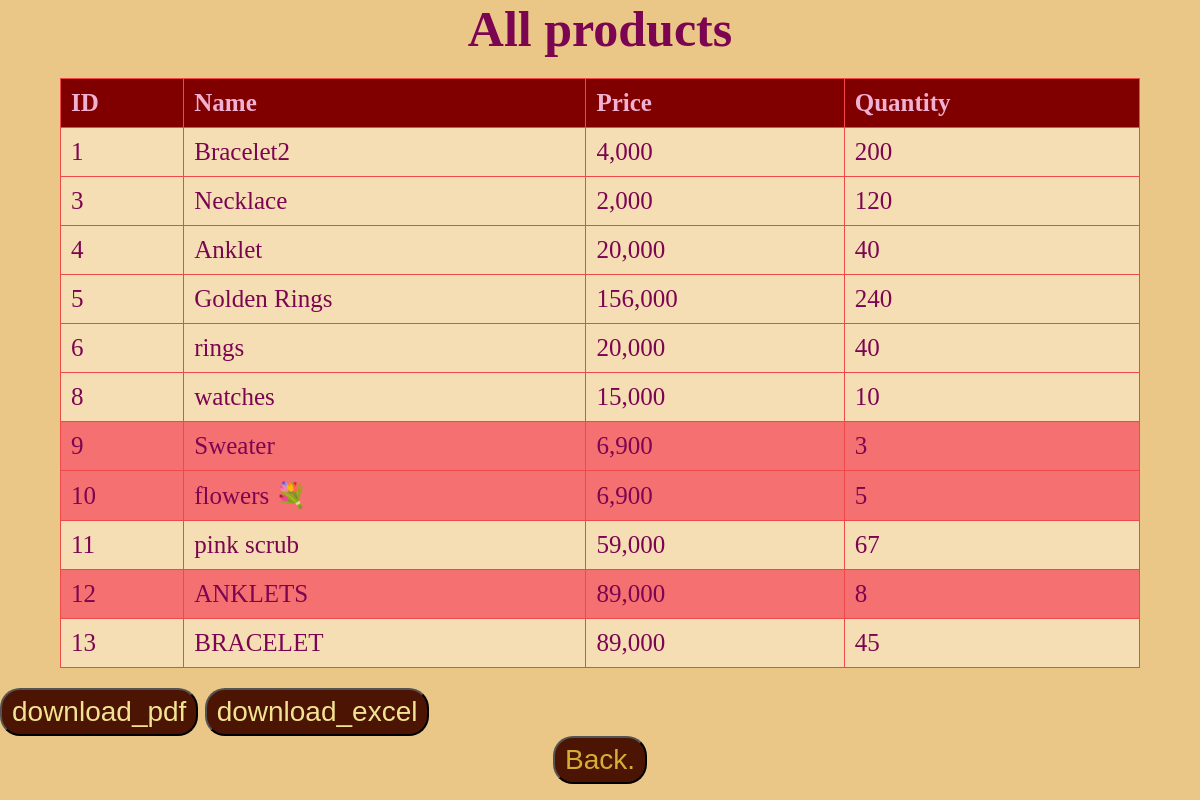
/products, run on an earlier commit of the app's database.
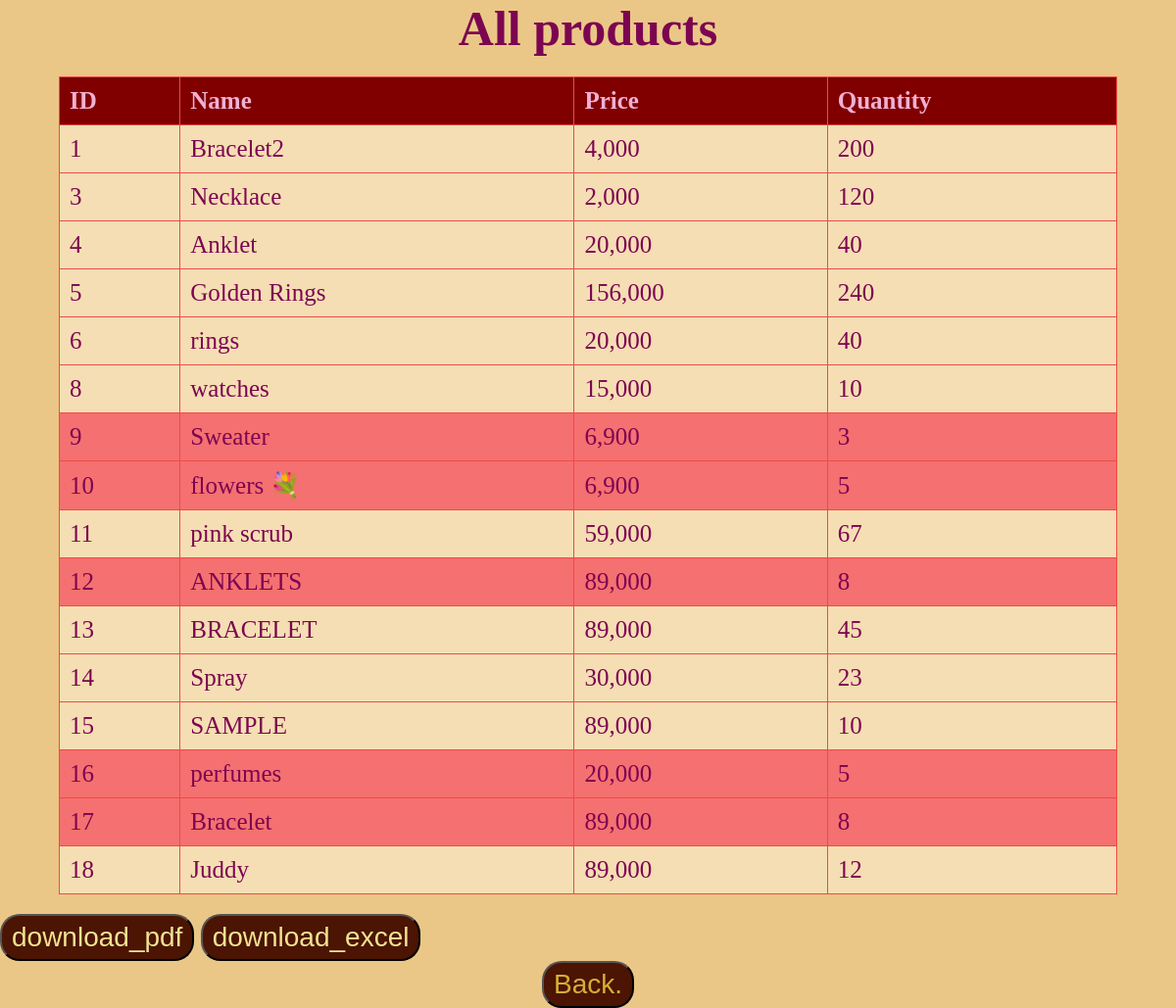
And on a later commit of the database.
### tables this page shows
CREATE TABLE products ( 
id INTEGER PRIMARY KEY AUTOINCREMENT,  
name TEXT NOT NULL, 
price REAL NOT NULL,  
quantity INTEGER NOT NULL);

### app.py (the view)
@app.route("/products", methods=["GET"])
def get_products():
    connection = sqlite3.connect("inventory.db")
    cursor = connection.cursor()
    cursor.execute("SELECT * FROM products")
    products = cursor.fetchall()
    connection.close()
    products_list = []
    for product in products:
        product_data = {
            "id": product[0],
            "name": product[1],
            "price": product[2],
            "quantity": product[3]
        }
        products_list.append(product_data)
    return render_template("products.html",products=products_list)

### Templates/products.html (shortened to what this page needs)
<!DOCTYPE html>
<html>
    <head><title>PRODUCTS</title>
    <link rel="stylesheet" href="{{url_for('static', filename='Style.css')}}">
        </head>
    <body>
        <h1>All products</h1>
    <table><tr><th>ID</th>
        <th>Name</th>
        <th>Price</th>
        <th>Quantity</th></tr>
        {% for p in products %}
        <tr class="{{ 'low' if p.quantity < 10}}">
            <td>{{p.id}}</td>
            <td>{{p.name|trim}}</td>
            <td>{{"{:,.0f}".format(p.price)}}</td>
            <td>{{p.quantity}}</td>
        </tr>
        {%endfor%}
    </table>
<button><a href="download_pdf">download_pdf</a></button>
<button><a href="download_excel">download_excel</a></button>
    <p style="text-align: center;"><a href="/"><button>Back.</button></a></p>
    </body>
</html>

What changed in the data, as far as the page shows it:
added products: id "14", name "Spray", price "30,000", quantity "23"
added products: id "15", name "SAMPLE", price "89,000", quantity "10"
added products: id "16", name "perfumes", price "20,000", quantity "5"
added products: id "17", name "Bracelet", price "89,000", quantity "8"
added products: id "18", name "Juddy", price "89,000", quantity "12"
